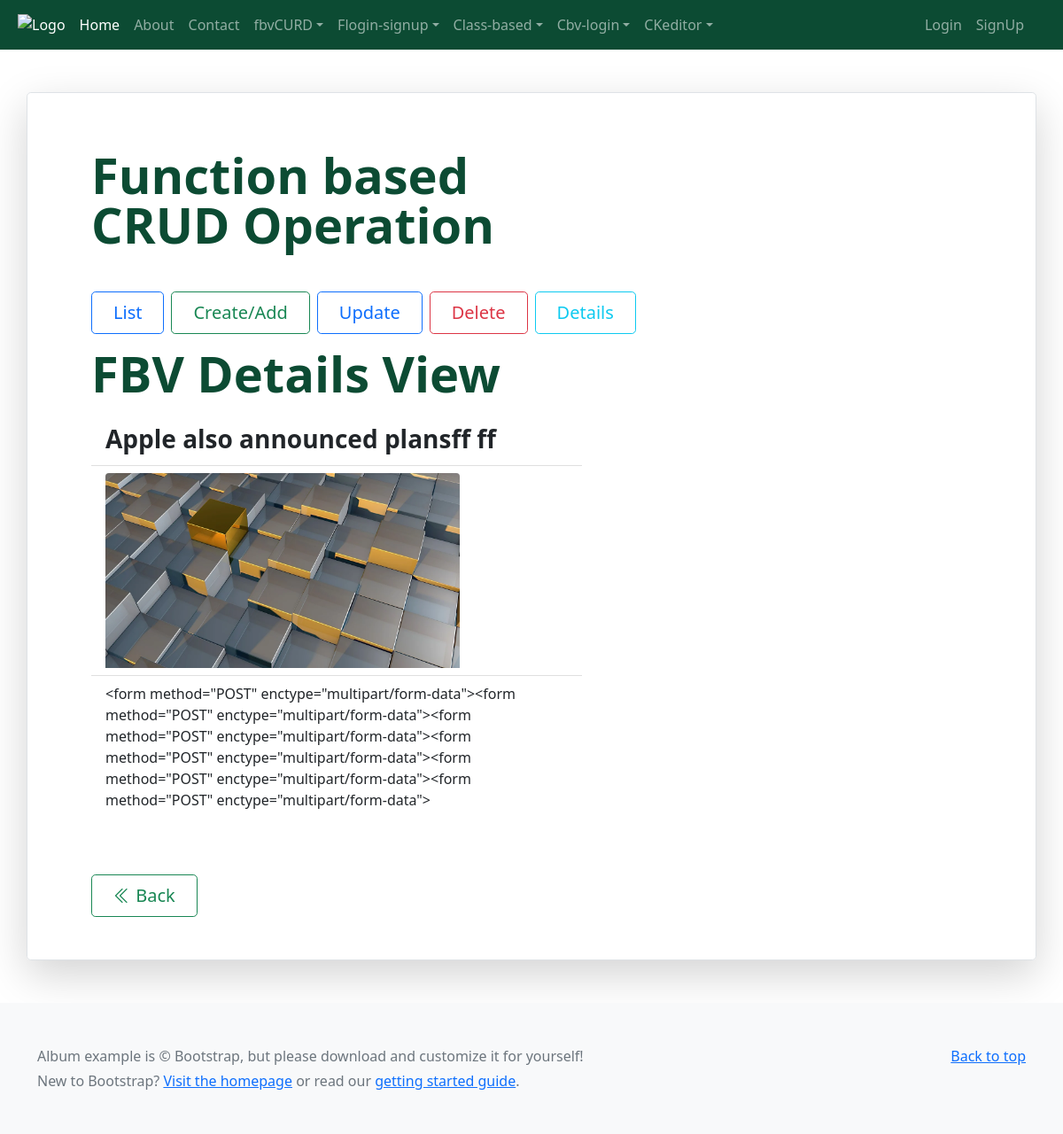
The page /fbvcrud/fb-detail/16 on the database as committed earlier.
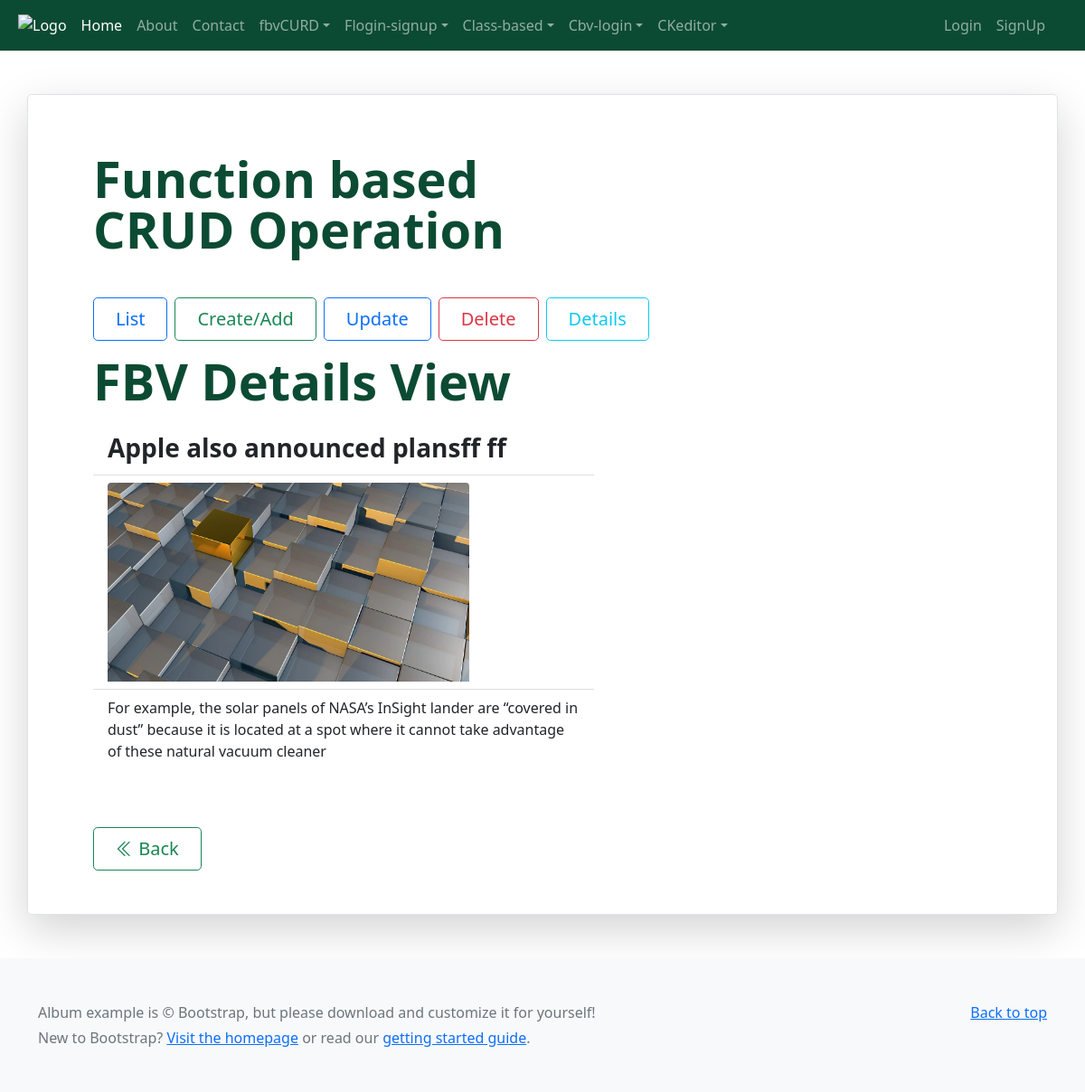
The same page on the database as committed later.
### fbcrudapp/models.py (models this page shows, shortened)
class FbCrudModel(models.Model):
    title = models.CharField(max_length=200)
    description = models.TextField()
    datetime = models.DateTimeField(default=timezone.now)
    fbv_img = models.ImageField(blank=True, upload_to='fbv-img/', null=True)
    class Meta:
     verbose_name_plural = 'FBV CURD'

### fbcrudapp/views.py (the view)
# urls.py: path('fb-detail/<int:id>', views.fblist_details, name = 'fbdetails'),
def fblist_details(request, id):
    datalist2 = FbCrudModel.objects.get(id=id)
    context = {
        'crud_list_detail':datalist2
        }
    return render(request, 'fbvtemplate/fbdetail.html', context)

### templates/fbvtemplate/fbdetail.html (shortened to what this page needs)
{% extends 'includes/base.html' %}
{% load static %}
{% block content %}
<main>
 <div class="container my-5">
    <div class="row p-4 pb-0 pe-lg-0 pt-lg-5 align-items-center rounded-3 border shadow-lg">
      <div class="col-lg-7 p-3 p-lg-5 pt-lg-3">
        <h1 class="display-4 fw-bold lh-1 fh-title">Function based CRUD Operation</h1>
        <div class="d-grid gap-2 d-md-flex justify-content-md-start mb-4 mb-lg-3 mt-5">
           <a class="btn btn-outline-primary btn-lg px-4" href="{% url 'fbhome' %}" role="button">List</a>
           <a class="btn btn-outline-success btn-lg px-4" href="{% url 'fbadd' %}" role="button">Create/Add</a>
           <a class="btn btn-outline-primary btn-lg px-4" href="{% url 'fbadd' %}" role="button">Update</a>
           <a class="btn btn-outline-danger btn-lg px-4" href="{% url 'fbadd' %}" role="button">Delete</a>
           <a class="btn btn-outline-info btn-lg px-4" href="{% url 'fbadd' %}" role="button">Details</a>
        </div>
        <div >
           <h2 class="display-4 fw-bold lh-1 fh-title"> FBV Details View</h2>
         </div>
            <ul class="list-group list-group-flush mt-4">
              <li class="list-group-item">  <h3 class="display-7 fw-bold lh-1 "> {{ crud_list_detail.title }}</h3> </li>
              <li class="list-group-item">
                 {% if crud_list_detail.fbv_img %}
                   <img src="{{ crud_list_detail.fbv_img.url }}" width="400" height="300" class="img-fluid rounded-top" alt="">
                {% else %}
                   <img src="https://dummyimage.com/400x300/0C4B33/ffffff.jpg&text=Demo+image" width="400" height="300" class="img-fluid rounded-top" alt="">
                {% endif %} </li>
              <li class="list-group-item"><p> {{ crud_list_detail.description }}</p> </li>
          </ul>
            <a class="btn btn-outline-success btn-lg px-4 mt-5" href="{% url 'fbhome' %}" role="button"> <i class="bi-chevron-double-left"></i> Back</a>
      </div>
    </div>
  </div>
</main>
{% endblock %}

Rows that differ between the two databases and show on the page:
changed FbCrudModel "Apple also announced plansff ff": description "<form method=\"POST\" enctype=\"multipart/form-data\"><form method=\"POST\" enctype=\"multipart/form-data\"><form method=\"POST\" enctype=\"multipart/form-data\"><form method=\"POST\" enctype=\"multipart/form-data\"><form method=\"POST\" enctype=\"multipart/form-data\"><form method=\"POST\" enctype=\"multipart/form-data\">" → "For example, the solar panels of NASA’s InSight lander are “covered in dust” because it is located at a spot where it cannot take advantage of these natural vacuum cleaner"
